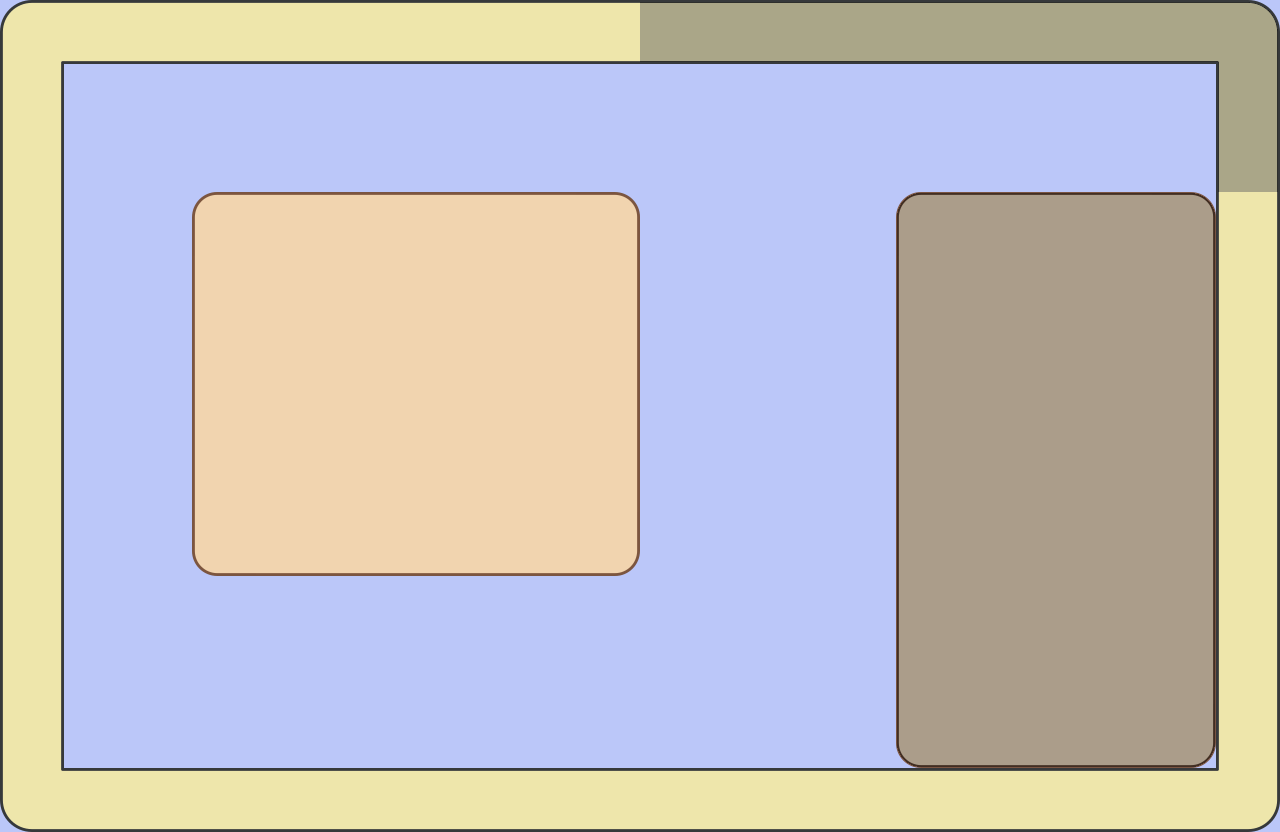

This game map was drawn from its Tiled (.tmx) file and the tilesets committed beside it. A one-line description and the trimmed map source follow:
An orthogonal 20x13 tile map with 64x64 px tiles, 3 tile layers (fondo, Capa de patrones 2, nowalls) and 9 objects (3x ET_WALL_NOPORTAL, ET_PRINCESS, ET_PLAYER).

<map height="13" orientation="orthogonal" tileheight="64" tilewidth="64" version="1.0" width="20"><properties><property name="blended tiles" value="16,30,31,32,33,35,36,38,39,41,42,43,44,45,48,49,51,52,54,55,57,58,59,60,61,62,63,64,65,67,68,69,70,71,73,74,75,76,77,78,79,81,83,84,85,86,87,89,90,91,92,93,94,95,96,97,99,100,101,102,103,104,105,106,107,108,109,110,111,112,113,115,116,117,118,119,120,121,122,123,124,125,126,127,128,142,143,144,145,146,147,148,149,150,151,152,153,154,155,156,157,158,159,160,161,162,163,164,165,166,167,168,169,172,173,174,175,176,177,178,179,180,181,182,183,184,185,186,187,188,189,190,191,192,193,194,195,196,197,198,199,200,201,202,203,204,205,206,207,208,209,210,211,212,213,214,215,216,217,218,219,220,221,222,223,224,227,228,229,230,231,232,233,234,235,236,237,238,239,240,243,244,245,246,247,248,249,250,251,252,253,254,255,256" /></properties>
 <tileset firstgid="1" name="tilemapinkscape" tileheight="64" tilewidth="64">
  <image height="1024" source="tilemapinkscape.png" trans="000000" width="1024" />
 </tileset>
 <layer height="13" name="fondo" width="20">
  <data>[260 cells, 260 non-empty, 1 distinct tile ids]</data>
 </layer>
 <layer height="13" name="Capa de patrones 2" width="20">
  <data>[260 cells, 149 non-empty, 5 distinct tile ids]</data>
 </layer>
 <layer height="13" name="nowalls" width="20">
  <data>[260 cells, 57 non-empty, 5 distinct tile ids]</data>
 </layer>
 <objectgroup height="13" name="Capa de Objetos 1" width="20">
  <object height="64" name="ET_PRINCESS" width="64" x="1152" y="128" />
  <object height="64" name="ET_PLAYER" width="64" x="64" y="704" />
  <object height="64" name="ET_WALL_NOPORTAL" width="640" x="640" y="0" />
  <object height="128" name="ET_WALL_NOPORTAL" width="64" x="1216" y="64" />
  <object height="576" name="ET_WALL_NOPORTAL" width="384" x="896" y="192" />
  <object height="64" width="640" x="0" y="0" />
  <object height="768" width="64" x="0" y="64" />
  <object height="64" width="1216" x="64" y="768" />
  <object height="384" width="448" x="192" y="192" />
 </objectgroup>
</map>
